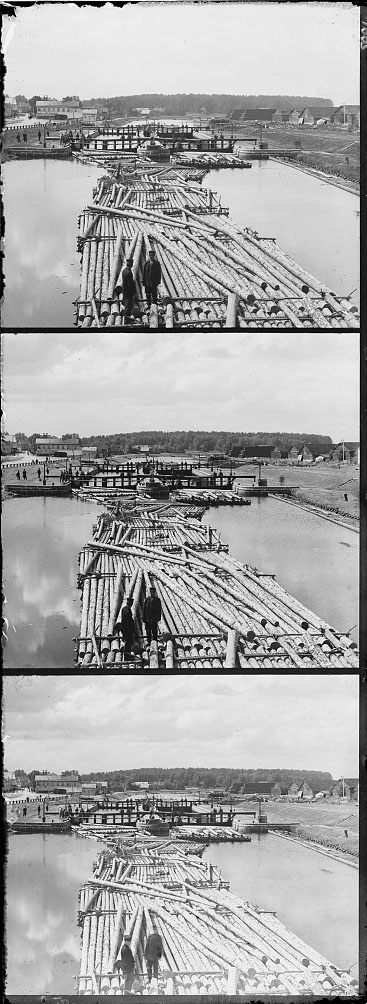
#> input picture Lab_1/11.jpg, 367 x 1004 px
$ jupyter execute Untitled1.ipynb   (shell and % lines are left out)
#> lines starting #> are read from the running program, lines starting #| are printed output that depends on the picture
[cell 1]
from skimage.io import imread, imshow, imsave
import numpy as np

[cell 2]
img1 = imread('11.jpg')
#> img1 is the input picture: shape (1004, 367); min 0, max 255, mean 168.4
img2 = imread('22.jpg')
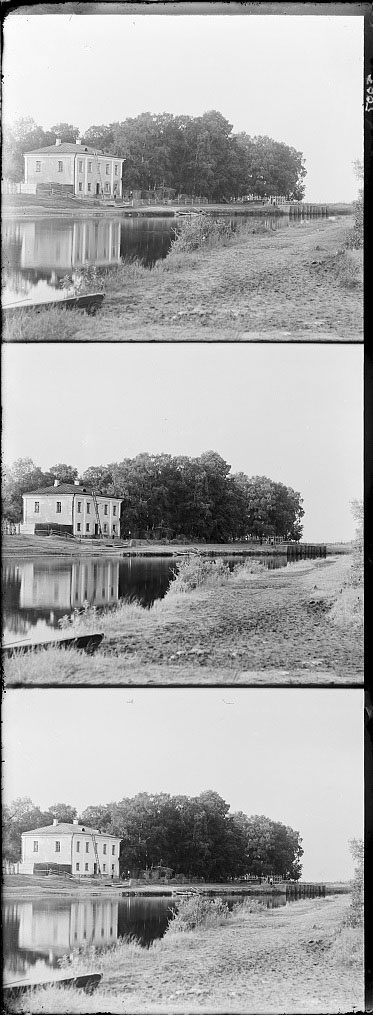
#> input picture Lab_1/22.jpg, 373 x 1015 px
#> img2 is the input picture: shape (1015, 373); min 0, max 255, mean 168.7
img3 = imread('33.jpg')
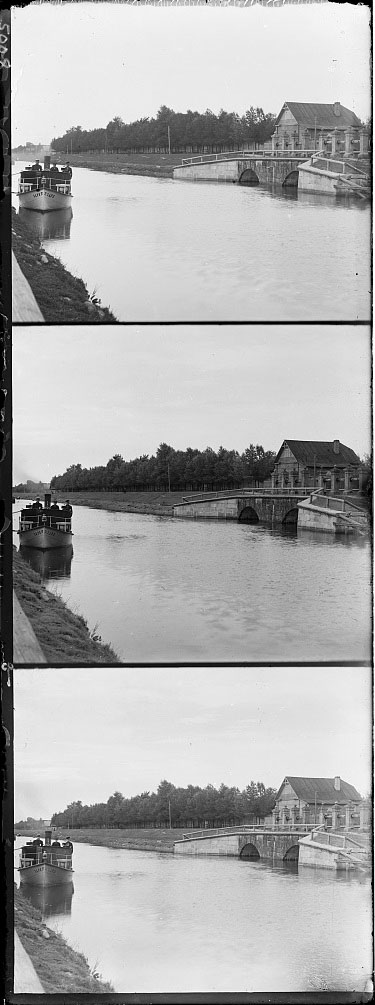
#> input picture Lab_1/33.jpg, 375 x 1005 px
#> img3 is the input picture: shape (1005, 375); min 0, max 255, mean 172.8

[cell 3]
imshow(img1)

[cell 4]
imshow(img2)

[cell 5]
imshow(img3)

[cell 6]
dlina1 = img1.shape[0]
#> dlina1 = 1004
shirina1 = img1.shape[1]
#> shirina1 = 367
dlina2 = img2.shape[0]
#> dlina2 = 1015
shirina2 = img2.shape[1]
#> shirina2 = 373
dlina3 = img3.shape[0]
#> dlina3 = 1005
shirina3 = img3.shape[1]
#> shirina3 = 375

[cell 7]
r1 = img1[(dlina1//100)*1:dlina1//3-(dlina1//100)*1, (shirina1//100)*5:shirina1+1-(shirina1//100)*5]
r1.shape
#> Out = (314, 338)

[cell 8]
r2 = img2[(dlina2//100)*1:dlina2//3-(dlina2//100)*1, (shirina2//100)*5:shirina2+1-(shirina2//100)*5]
r2.shape
#> Out = (318, 344)

[cell 9]
r3 = img3[(dlina3//100)*1:dlina3//3-(dlina3//100)*1, (shirina3//100)*5:shirina3+1-(shirina3//100)*5]
r3.shape
#> Out = (315, 346)

[cell 10]
imshow(r1)

[cell 11]
imshow(r2)

[cell 12]
imshow(r3)

[cell 13]
g1 = img1[(dlina1//3)+(dlina1//100)*1:(dlina1//3)*2-(dlina1//100)*1, (shirina1//100)*5:shirina1+1-(shirina1//100)*5]
g1.shape
#> Out = (314, 338)

[cell 14]
g2 = img2[(dlina2//3)+(dlina2//100)*1:(dlina2//3)*2-(dlina2//100)*1, (shirina2//100)*5:shirina2+1-(shirina2//100)*5]
g2.shape
#> Out = (318, 344)

[cell 15]
g3 = img3[(dlina3//3)+(dlina3//100)*1:(dlina3//3)*2-(dlina3//100)*1, (shirina3//100)*5:shirina3+1-(shirina3//100)*5]
g3.shape

[cell 16]
imshow(g1)

[cell 17]
imshow(g2)

[cell 18]
imshow(g3)

[cell 19]
b1 = img1[(dlina1//100)*1+(dlina1//3)*2:(dlina1//3)*3-(dlina1//100)*1, (shirina1//100)*5:shirina1+1-(shirina1//100)*5]
b1.shape

[cell 20]
b2 = img2[(dlina2//100)*1+(dlina2//3)*2:(dlina2//3)*3-(dlina2//100)*1, (shirina2//100)*5:shirina2+1-(shirina2//100)*5]
b2.shape

[cell 21]
b3 = img3[(dlina3//100)*1+(dlina3//3)*2:(dlina3//3)*3-(dlina3//100)*1, (shirina3//100)*5:shirina3+1-(shirina3//100)*5]
b3.shape

[cell 22]
imshow(b1)

[cell 23]
imshow(b2)

[cell 24]
imshow(b3)

[cell 25]
def sravnenie_kartinok(colvo_pix, s_chem_sravnivat, chto_sravnivat):
#> called with colvo_pix = 5
    dic = {}
    for i in range(colvo_pix):
        imgRow = np.roll(chto_sravnivat, i, 0)
        for j in range(colvo_pix):
            imgRowCol = np.roll(imgRow, j, 1)
            correlation = (imgRowCol * s_chem_sravnivat).sum()
            pix = [i,j]
            dic.update({correlation: pix})
#> after the loop, dic = 25 items
    a = list(dic.keys())
#> a = 25 values, max 13481703 at index 0, min 13350021 at index 24, mean 13406125.1
    maxcorrelation = max(a)
#> maxcorrelation = 13481703
    shiftRow = dic.get(maxcorrelation)[0]
#> shiftRow = 0
    shiftCol = dic.get(maxcorrelation)[1]
#> shiftCol = 0
    temp = np.roll(chto_sravnivat, shiftRow, 0)
    finalPict = np.roll(temp, shiftCol, 1)
    return finalPict

[cell 26]
b_1 = sravnenie_kartinok(5, g1, b1)
r_1 = sravnenie_kartinok(5, g1, r1)
#> call 2 of sravnenie_kartinok, with colvo_pix = 5
#> after the loop in sravnenie_kartinok (call 2), `for i in range(colvo_pix):`:
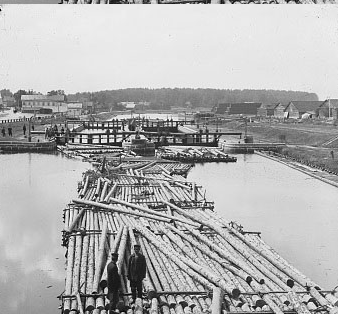
#> imgRow: shape (314, 338); min 0, max 255, mean 176.4
#> in sravnenie_kartinok (call 2), `a = list(dic.keys())`: a = 25 values, max 13427605 at index 7, min 13344556 at index 15, mean 13393358.4
#> in sravnenie_kartinok (call 2), `maxcorrelation = max(a)`: maxcorrelation = 13427605
#> in sravnenie_kartinok (call 2), `shiftRow = dic.get(maxcorrelation)[0]`: shiftRow = 1
#> in sravnenie_kartinok (call 2), `shiftCol = dic.get(maxcorrelation)[1]`: shiftCol = 2
b_2 = sravnenie_kartinok(5, g2, b2)
#> call 3 of sravnenie_kartinok, with colvo_pix = 5
#> after the loop in sravnenie_kartinok (call 3), `for i in range(colvo_pix):`:
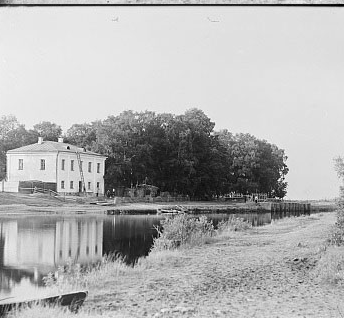
#> imgRow: shape (318, 344); min 0, max 255, mean 176.4
#> in sravnenie_kartinok (call 3), `a = list(dic.keys())`: a = 25 values, max 14270930 at index 0, min 14148084 at index 16, mean 14207371.2
#> in sravnenie_kartinok (call 3), `maxcorrelation = max(a)`: maxcorrelation = 14270930
#> in sravnenie_kartinok (call 3), `shiftRow = dic.get(maxcorrelation)[0]`: shiftRow = 0
r_2 = sravnenie_kartinok(5, g2, r2)
#> call 4 of sravnenie_kartinok, with colvo_pix = 5
#> after the loop in sravnenie_kartinok (call 4), `for i in range(colvo_pix):`:
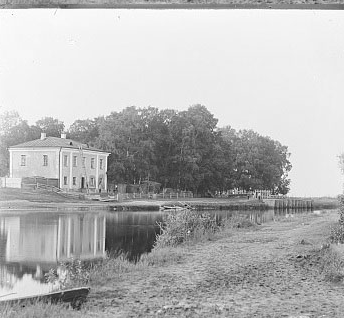
#> imgRow: shape (318, 344); min 2, max 255, mean 180.8
#> in sravnenie_kartinok (call 4), `a = list(dic.keys())`: a = 25 values, max 13978328 at index 22, min 13827944 at index 4, mean 13898448.2
#> in sravnenie_kartinok (call 4), `maxcorrelation = max(a)`: maxcorrelation = 13978328
#> in sravnenie_kartinok (call 4), `shiftRow = dic.get(maxcorrelation)[0]`: shiftRow = 4
#> in sravnenie_kartinok (call 4), `shiftCol = dic.get(maxcorrelation)[1]`: shiftCol = 2
b_3 = sravnenie_kartinok(5, g3, b3)
#> after the loop in sravnenie_kartinok (call 5), `for i in range(colvo_pix):`:
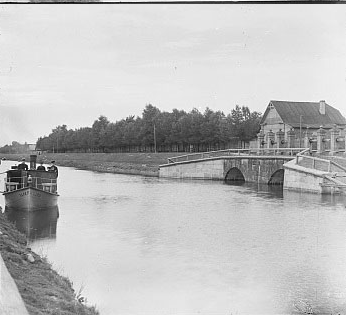
#> imgRow: shape (315, 346); min 0, max 255, mean 189.2
#> in sravnenie_kartinok (call 5), `a = list(dic.keys())`: a = 25 values, max 13630242 at index 1, min 13567459 at index 14, mean 13594778.4
#> in sravnenie_kartinok (call 5), `maxcorrelation = max(a)`: maxcorrelation = 13630242
#> in sravnenie_kartinok (call 5), `shiftRow = dic.get(maxcorrelation)[0]`: shiftRow = 0
#> in sravnenie_kartinok (call 5), `shiftCol = dic.get(maxcorrelation)[1]`: shiftCol = 1
r_3 = sravnenie_kartinok(5, g3, r3)
#> after the loop in sravnenie_kartinok (call 6), `for i in range(colvo_pix):`:
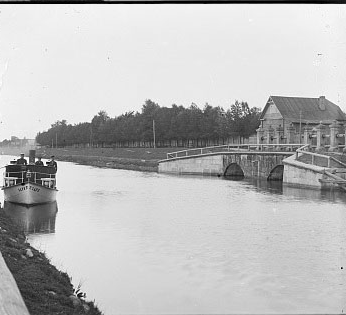
#> imgRow: shape (315, 346); min 0, max 255, mean 186.9
#> in sravnenie_kartinok (call 6), `a = list(dic.keys())`: a = 25 values, max 14145706 at index 0, min 14053825 at index 19, mean 14082059.8
#> in sravnenie_kartinok (call 6), `maxcorrelation = max(a)`: maxcorrelation = 14145706
#> in sravnenie_kartinok (call 6), `shiftCol = dic.get(maxcorrelation)[1]`: shiftCol = 0

[cell 27]
img_comb1 = np.dstack((b_1,g1,r_1))
imshow(img_comb1)
imsave('1.jpg', img_comb1)
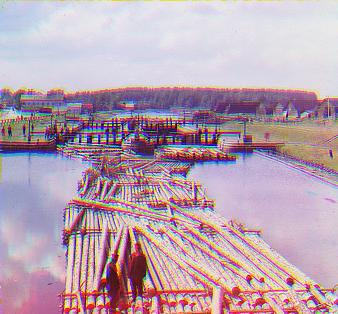
#> saved as 1.jpg: shape (314, 338, 3); mean R, G, B 185, 162.5, 176.5

[cell 28]
img_comb2 = np.dstack((b_2,g2,r_2))
imshow(img_comb2)
imsave('2.jpg', img_comb2)
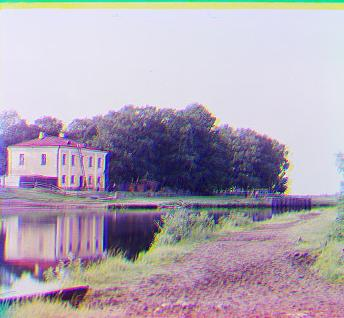
#> saved as 2.jpg: shape (318, 344, 3); mean R, G, B 176.5, 165.8, 180.9

[cell 29]
img_comb3 = np.dstack((b_3,g3,r_3))
imshow(img_comb3)
imsave('3.jpg', img_comb3)
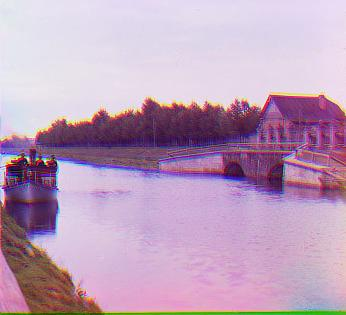
#> saved as 3.jpg: shape (315, 346, 3); mean R, G, B 189.2, 160.2, 186.9
